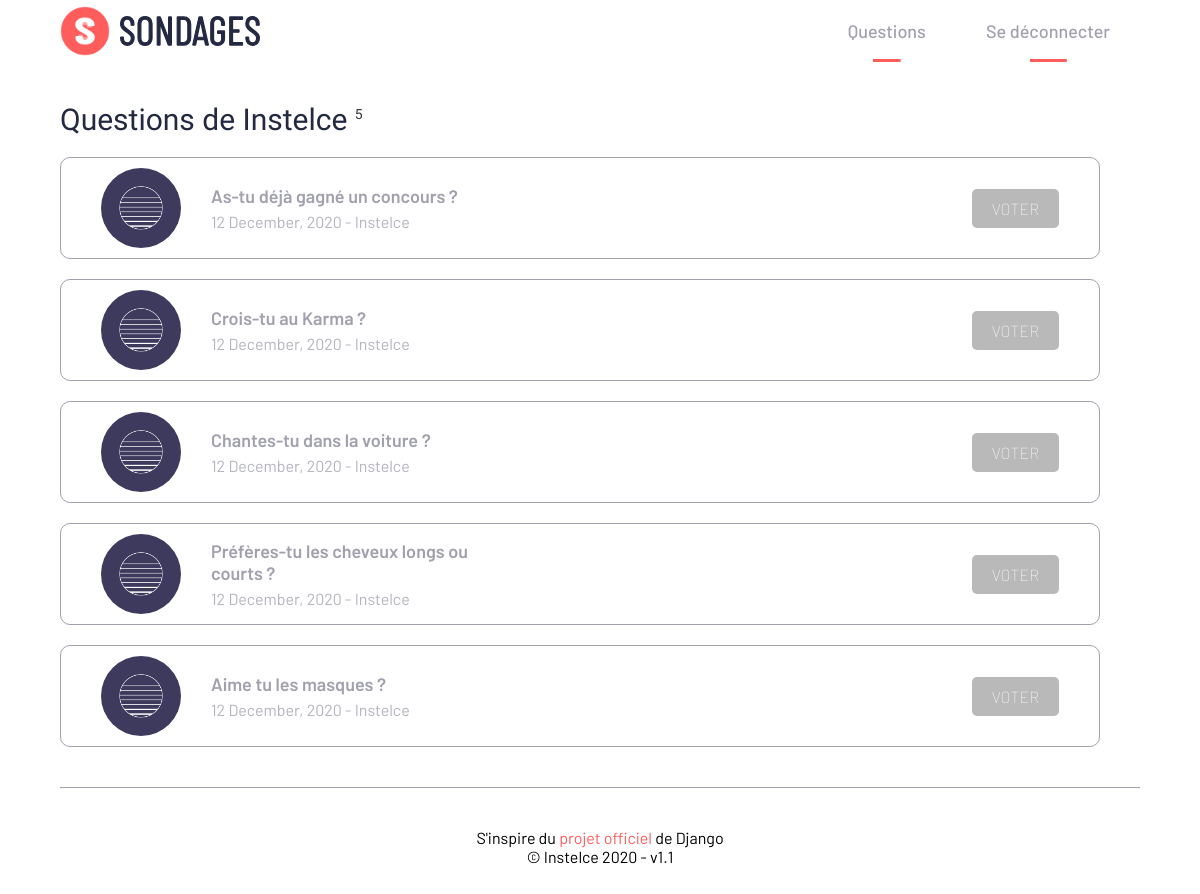
Screenshot of /user/Instelce (signed in) with the database file from the repository.
### polls/models.py (models this page shows, shortened)
class Question(models.Model):
    question_text = models.CharField(max_length=200)
    pub_date = models.DateTimeField('date published')
    author = models.ForeignKey(User, on_delete=models.CASCADE)
    def was_published_recently(self):
        now = timezone.now()
        return now - datetime.timedelta(days=1) <= self.pub_date <= now
    was_published_recently.admin_order_field = 'pub_date'
    was_published_recently.boolean = True
    was_published_recently.short_description = 'Published recently ?'

### users/models.py (models this page shows, shortened)
class Profile(models.Model):
    user = models.OneToOneField(User, on_delete=models.CASCADE)
    image = models.ImageField(default='default.jpg', upload_to='profile_pics')

### polls/views.py (the view)
# urls.py: path('user/<str:username>', views.UserIndexView.as_view(), name='user'),
class UserIndexView(generic.ListView):
    model = Question
    template_name = 'polls/user_questions.html'
    context_object_name = 'latest_question_list'
    paginate_by = 10
    def get_queryset(self):
        user = get_object_or_404(User, username=self.kwargs.get('username'))
        return Question.objects.filter(author=user).order_by('-pub_date')

### polls/templates/polls/user_questions.html (shortened to what this page needs)
{% extends "polls/base.html" %}
{% load static %}
{% block content %}
    <div class="sondage__container">
        <h3 class="main__title">Questions de {{ view.kwargs.username }} <sup class="text__gray">{{ page_obj.paginator.count }}</sup></h3>
        {% if latest_question_list %}
            {% for question in latest_question_list %}
                <div href="#" class="sondage__link">
                    <div class="sondage__left">
                        <img class="sondage__user" src="{{ question.author.profile.image.url }}">
                        <div>
                            <h3 class="sondage__title"><a href="{% url 'polls:results' question.id %}">{{ question.question_text }}</a></h3>
                            <p class="sondage__date">{{ question.pub_date|date:"d F, Y" }} - <a href="{% url 'polls:user' question.author.username %}">{{ question.author }}</a></p>
                        </div>
                    </div>
                    <div class="sondage__button-container">
                        {% if user.is_authenticated %}
                            <a href="{% url 'polls:detail' question.id %}" class="btn button__gray">Voter</a>
                        {% else %}
                            <a href="{% url 'polls:detail' question.id %}" class="btn button__gray">Voter</a>
                        {% endif %}
                    </div>
                </div>
            {% endfor %}
        {% else %}
            <p>Aucune question n'a été créé.</p>
        {% endif %}
    </div>
{% endblock content %}

### polls/static/polls/css/main.css (style rules this page uses)
html { --color-primary-blue:hsl(230, 29%, 20%); --color-primary-red:hsl(0, 100%, 68%); --color-secondary-dark-grayish-blue: hsl(230, 11%, 40%); --color-secondary-grayish-blue: hsl(231, 7%, 65%); }
body { height: auto; overflow-x: hidden; font-family: 'Barlow', sans-serif; }
sup { font-size: 14px; }
.btn { padding: 10px 20px; text-transform: uppercase; border-radius: 5px; color: #ffffff; border: none; outline: none; font-weight: 100; text-align: center; opacity: 1; display: inline-flex; justify-content: center; align-items: center; transition: opacity 0.2s, background 0.3s; }
.button__gray { background: rgba(138, 138, 138, 0.6); }
.text__gray { color: rgba(0, 0, 0, 0.8); }
.main__title { margin-bottom: 20px; font-size: 30px; font-family: 'Barlow Condensed'; font-weight: 100; color: var(--color-primary-blue); }
.sondage__container { width: 100%; padding-right: 40px; display: inline-block; }
.sondage__link { width: 100%; height: auto; padding: 10px 40px; margin-bottom: 20px; display: flex; align-items: center; justify-content: space-between; flex-direction: row; border: 1px solid var(--color-secondary-grayish-blue); border-radius: 10px; }
.sondage__left { display: flex; flex-direction: row; align-items: center; }
.sondage__user { width: 80px; height: 80px; border-radius: 50%; }
.sondage__title { max-width: 280px; margin-left: 30px; margin-bottom: 5px; font-size: 18px; color: var(--color-secondary-grayish-blue); font-weight: 600; transition: color 0.3s; }
.sondage__date { margin-left: 30px; color: hsla(235, 7%, 65%, 0.8); }
.sondage__link .btn { margin-left: 10px; }

### rows the page displays
Question: author.profile.image (picture), question_text "As-tu déjà gagné un concours ?", pub_date "12 December, 2020", author "Instelce"
Question: author.profile.image (picture), question_text "Crois-tu au Karma ?", pub_date "12 December, 2020", author "Instelce"
Question: author.profile.image (picture), question_text "Chantes-tu dans la voiture ?", pub_date "12 December, 2020", author "Instelce"
Question: author.profile.image (picture), question_text "Préfères-tu les cheveux longs ou courts ?", pub_date "12 December, 2020", author "Instelce"
Question: author.profile.image (picture), question_text "Aime tu les masques ?", pub_date "12 December, 2020", author "Instelce"

### other values shown
{{ view.kwargs.username }} "Instelce"
{{ page_obj.paginator.count }} "5"
